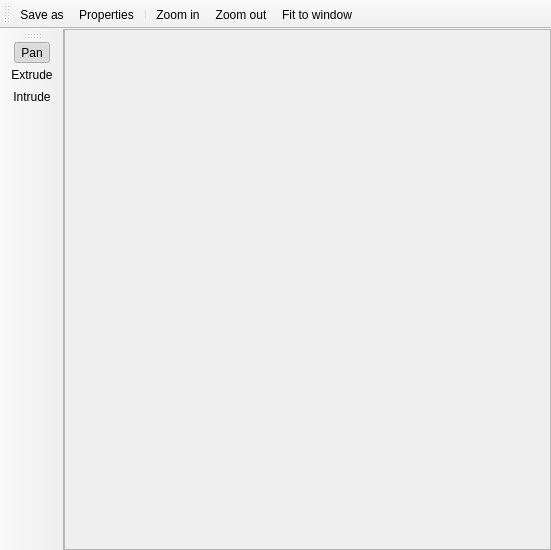
<?xml version="1.0" encoding="UTF-8"?>
<ui version="4.0">
 <class>ImageViewer</class>
 <widget class="QMainWindow" name="ImageViewer">
  <property name="geometry">
   <rect>
    <x>0</x>
    <y>0</y>
    <width>551</width>
    <height>550</height>
   </rect>
  </property>
  <property name="windowTitle">
   <string>Heightmap</string>
  </property>
  <widget class="QWidget" name="centralwidget">
   <layout class="QVBoxLayout" name="verticalLayout">
    <property name="spacing">
     <number>0</number>
    </property>
    <property name="margin">
     <number>0</number>
    </property>
    <item>
     <widget class="QScrollArea" name="scrollArea">
      <property name="widgetResizable">
       <bool>true</bool>
      </property>
      <widget class="QWidget" name="scrollAreaWidgetContents">
       <property name="geometry">
        <rect>
         <x>0</x>
         <y>0</y>
         <width>514</width>
         <height>514</height>
        </rect>
       </property>
      </widget>
     </widget>
    </item>
   </layout>
  </widget>
  <widget class="QToolBar" name="toolBar">
   <property name="windowTitle">
    <string>toolBar</string>
   </property>
   <attribute name="toolBarArea">
    <enum>TopToolBarArea</enum>
   </attribute>
   <attribute name="toolBarBreak">
    <bool>false</bool>
   </attribute>
   <addaction name="actionSave_as"/>
   <addaction name="actionProperties"/>
   <addaction name="separator"/>
   <addaction name="actionZoom_in"/>
   <addaction name="actionZoom_out"/>
   <addaction name="actionFit_to_window"/>
  </widget>
  <widget class="QToolBar" name="toolBar_2">
   <property name="windowTitle">
    <string>toolBar_2</string>
   </property>
   <attribute name="toolBarArea">
    <enum>LeftToolBarArea</enum>
   </attribute>
   <attribute name="toolBarBreak">
    <bool>false</bool>
   </attribute>
   <addaction name="actionPan"/>
   <addaction name="actionExtrude"/>
   <addaction name="actionIntrude"/>
  </widget>
  <action name="actionSave_as">
   <property name="icon">
    <iconset resource="../icons.qrc">
     <normaloff>:/media/24x24/document-save-as.png</normaloff>:/media/24x24/document-save-as.png</iconset>
   </property>
   <property name="text">
    <string>Save as</string>
   </property>
   <property name="shortcut">
    <string>Ctrl+S</string>
   </property>
  </action>
  <action name="actionZoom_in">
   <property name="icon">
    <iconset resource="../icons.qrc">
     <normaloff>:/media/24x24/view-zoom-in.png</normaloff>:/media/24x24/view-zoom-in.png</iconset>
   </property>
   <property name="text">
    <string>Zoom in</string>
   </property>
   <property name="shortcut">
    <string>Ctrl++</string>
   </property>
  </action>
  <action name="actionZoom_out">
   <property name="icon">
    <iconset resource="../icons.qrc">
     <normaloff>:/media/24x24/view-zoom-out.png</normaloff>:/media/24x24/view-zoom-out.png</iconset>
   </property>
   <property name="text">
    <string>Zoom out</string>
   </property>
   <property name="shortcut">
    <string>Ctrl+-</string>
   </property>
  </action>
  <action name="actionFit_to_window">
   <property name="icon">
    <iconset resource="../icons.qrc">
     <normaloff>:/media/24x24/view-zoom-reset.png</normaloff>:/media/24x24/view-zoom-reset.png</iconset>
   </property>
   <property name="text">
    <string>Fit to window</string>
   </property>
   <property name="shortcut">
    <string>Ctrl+0</string>
   </property>
  </action>
  <action name="actionProperties">
   <property name="icon">
    <iconset resource="../icons.qrc">
     <normaloff>:/media/24x24/document-properties.png</normaloff>:/media/24x24/document-properties.png</iconset>
   </property>
   <property name="text">
    <string>Properties</string>
   </property>
  </action>
  <action name="actionPan">
   <property name="checkable">
    <bool>true</bool>
   </property>
   <property name="checked">
    <bool>true</bool>
   </property>
   <property name="icon">
    <iconset resource="../icons.qrc">
     <normaloff>:/media/24x24/cursor-select.png</normaloff>:/media/24x24/cursor-select.png</iconset>
   </property>
   <property name="text">
    <string>Pan</string>
   </property>
  </action>
  <action name="actionExtrude">
   <property name="checkable">
    <bool>true</bool>
   </property>
   <property name="icon">
    <iconset resource="../icons.qrc">
     <normaloff>:/media/24x24/go-up.png</normaloff>:/media/24x24/go-up.png</iconset>
   </property>
   <property name="text">
    <string>Extrude</string>
   </property>
  </action>
  <action name="actionIntrude">
   <property name="checkable">
    <bool>true</bool>
   </property>
   <property name="icon">
    <iconset resource="../icons.qrc">
     <normaloff>:/media/24x24/go-down.png</normaloff>:/media/24x24/go-down.png</iconset>
   </property>
   <property name="text">
    <string>Intrude</string>
   </property>
  </action>
 </widget>
 <resources>
  <include location="../icons.qrc"/>
 </resources>
 <connections>
  <connection>
   <sender>actionSave_as</sender>
   <signal>triggered()</signal>
   <receiver>ImageViewer</receiver>
   <slot>saveAs()</slot>
   <hints>
    <hint type="sourcelabel">
     <x>-1</x>
     <y>-1</y>
    </hint>
    <hint type="destinationlabel">
     <x>256</x>
     <y>273</y>
    </hint>
   </hints>
  </connection>
  <connection>
   <sender>actionProperties</sender>
   <signal>triggered()</signal>
   <receiver>ImageViewer</receiver>
   <slot>showProperties()</slot>
   <hints>
    <hint type="sourcelabel">
     <x>-1</x>
     <y>-1</y>
    </hint>
    <hint type="destinationlabel">
     <x>256</x>
     <y>273</y>
    </hint>
   </hints>
  </connection>
  <connection>
   <sender>actionZoom_in</sender>
   <signal>triggered()</signal>
   <receiver>ImageViewer</receiver>
   <slot>zoomIn()</slot>
   <hints>
    <hint type="sourcelabel">
     <x>-1</x>
     <y>-1</y>
    </hint>
    <hint type="destinationlabel">
     <x>256</x>
     <y>273</y>
    </hint>
   </hints>
  </connection>
  <connection>
   <sender>actionZoom_out</sender>
   <signal>triggered()</signal>
   <receiver>ImageViewer</receiver>
   <slot>zoomOut()</slot>
   <hints>
    <hint type="sourcelabel">
     <x>-1</x>
     <y>-1</y>
    </hint>
    <hint type="destinationlabel">
     <x>256</x>
     <y>273</y>
    </hint>
   </hints>
  </connection>
  <connection>
   <sender>actionFit_to_window</sender>
   <signal>triggered()</signal>
   <receiver>ImageViewer</receiver>
   <slot>resetZoom()</slot>
   <hints>
    <hint type="sourcelabel">
     <x>-1</x>
     <y>-1</y>
    </hint>
    <hint type="destinationlabel">
     <x>256</x>
     <y>273</y>
    </hint>
   </hints>
  </connection>
 </connections>
 <slots>
  <slot>zoomIn()</slot>
  <slot>zoomOut()</slot>
  <slot>resetZoom()</slot>
  <slot>saveAs()</slot>
  <slot>showProperties()</slot>
 </slots>
</ui>
